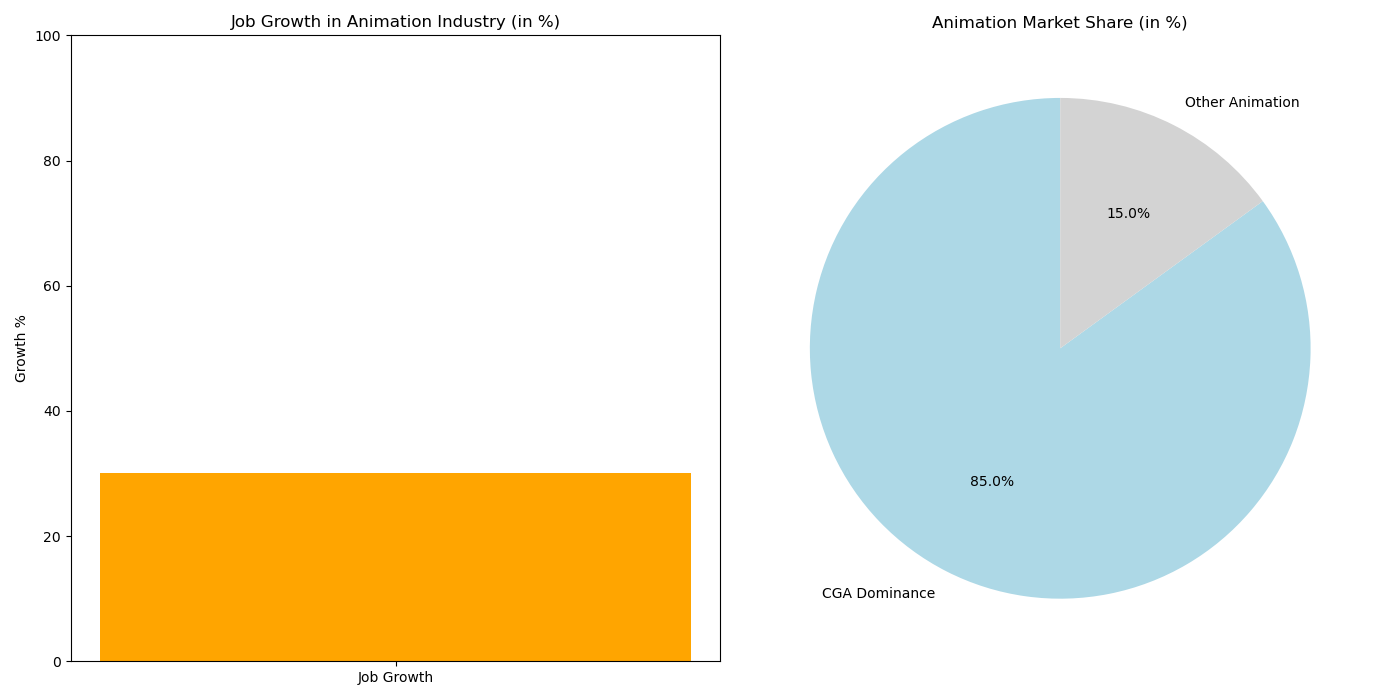

Write Python code to recreate this figure.
import matplotlib.pyplot as plt

# Data for the Employment & Production
job_growth = 30  # in percentage
cga_market_share = 85  # in percentage for Computer-Generated Animation
other_animation_market_share = 15  # in percentage for other types of animation

# Creating the bar chart for Job Growth
fig, axs = plt.subplots(1, 2, figsize=(14, 7))

# Bar chart for Job Growth in the Animation Industry
axs[0].bar(['Job Growth'], [job_growth], color='orange')
axs[0].set_title('Job Growth in Animation Industry (in %)')
axs[0].set_ylim(0, 100)  # Percentage scale
axs[0].set_ylabel('Growth %')

# Pie chart for Animation Market Share
axs[1].pie([cga_market_share, other_animation_market_share], 
           labels=['CGA Dominance', 'Other Animation'], 
           autopct='%1.1f%%', startangle=90, 
           colors=['lightblue', 'lightgrey'])
axs[1].set_title('Animation Market Share (in %)')

# Show the plot
plt.tight_layout()
plt.show()
